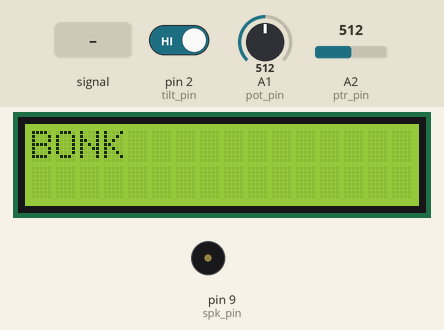
Recording of a sketch running on a simulated Arduino Uno, built with avr-gcc and run on an emulated ATmega328P. On the bench: 16×2 character LCD, buzzer (waves = sounding). Inputs (shaded band) come from the test bench; at power-on: A1 (pot_pin) = 512, pin 2 (tilt_pin) HIGH, A2 (ptr_pin) = 512. Random numbers use the default seed unless the sketch sets one.

Above: at 1.4 s.
1.5 s: A2 (ptr_pin) fed a 200 Hz sine of ±255 counts around its level
At 3.3 s:
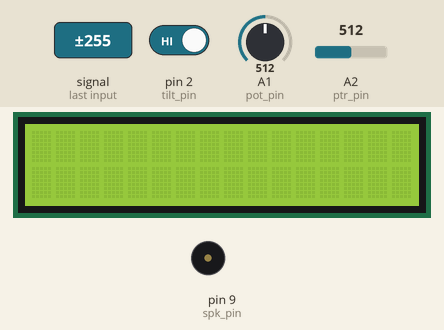
At 4.2 s:
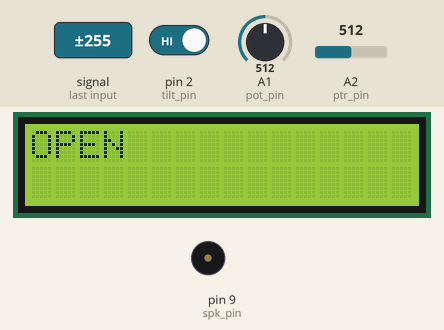
5.2 s: A1 (pot_pin) set to 488
At 8.13 s:
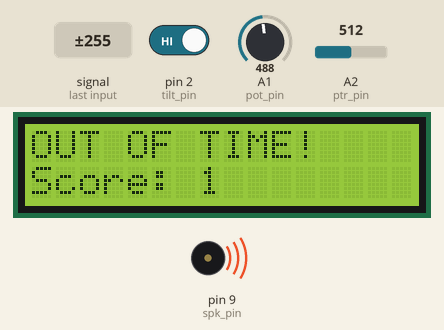
8.2 s: A1 (pot_pin) set to 452
Timing chart, 0 to 11.8 s (numbered marks = the images above; inputs shaded):
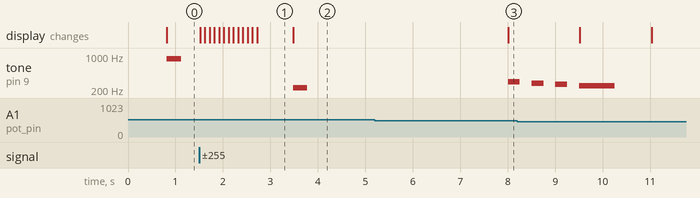

Measured:
- after the input at 1.5 s, tone on pin 9 (spk_pin): silent → 220 Hz after 2.0 s, → silent 0.30 s later; the display: first changes at once (image 1 shows a later state)
- what the display in image 1 shows lasts 0.8 s, from 2.7 s to 3.5 s

The sketch:

bopit.ino
```cpp
#include <Wire.h>
#include <LiquidCrystal_I2C.h>
LiquidCrystal_I2C lcd1(0x27,16,2);

/*
 * ===============================================
 * CONSTANTS / GLOBAL VARS
 * ===============================================
 */
#define pot_pin A1
#define tilt_pin 2
#define ptr_pin A2
#define spk_pin 9

int fail_time = 5000; // Start with 5 seconds
unsigned long prev_millis = 0;
int next_act = 0;
int score = 0;
bool prev_pot = false;

/*
 * ===============================================
 * Helper Functions
 * ===============================================
 */
void printScore() {
    lcd1.setCursor(0,1);
    lcd1.print("Score: ");
    lcd1.setCursor(7,1);
    lcd1.print(String(score));
}

void wait(int duration) {
  unsigned long cmil = millis();
  unsigned long pmil = cmil;
  while (cmil - pmil < duration) {
    cmil = millis();
  }
}

/*
 * ===============================================
 * TILT SWITCH
 * ===============================================
 */
bool ReadTilt() {
  int val = digitalRead(tilt_pin);
  return (val == LOW);
}

/*
 * ===============================================
 * PHOTO-RESISTOR
 * ===============================================
 */
bool ReadPTR() {
  int ptr_thresh = 300; // Threshold for "covered"
  int val = analogRead(ptr_pin);
  return (val < ptr_thresh);
}

/*
 * ===============================================
 * POTENTIOMETER
 * ===============================================
 */
bool ReadPot(){
  // goes from 88 to 1023
  bool val = analogRead(pot_pin) < 470;

  if (val == prev_pot) {
    // No change
    return false;
  } else {
    // Changed sides
    return true;
  }
}

/*
 * ===============================================
 * START OF SETUP
 * ===============================================
 */
void setup() {
  // put your setup code here, to run once:

  pinMode(pot_pin, INPUT);
  pinMode(ptr_pin, INPUT);
  pinMode(tilt_pin, INPUT);
  pinMode(spk_pin, OUTPUT); // Probably doesn't matter?
  //digitalWrite(spk_pin, LOW); // Also doesn't matter?

  score = 0;
  next_act = 0;
  prev_pot = analogRead(pot_pin) < 470;
  randomSeed(analogRead(A0)); // Read noise for random seed
  next_act = random(3); // Random # from 0:2
  //next_act = 1;

  lcd1.init();
  lcd1.backlight();
}

/*
 * ===============================================
 * START OF LOOP
 * ===============================================
 */
void loop() {
  next_act = random(3);
  wait(750);
  if (next_act == 0) {
    // TILT SWITCH
    lcd1.setCursor(0,0);
    lcd1.print("TILT");
    tone(spk_pin,440,300);
  } else if (next_act == 1) {
    // PHOTO RESISTOR
    lcd1.setCursor(0,0);
    lcd1.print("BONK");
    tone(spk_pin,880,300);
  } else {
    // POTENTIOMETER
    lcd1.setCursor(0,0);
    lcd1.print("OPEN");
    tone(spk_pin,220,300);
  }

  /*
   * ===============================================
   * MAIN GAME
   * ===============================================
   */
  unsigned long curr_millis = millis();
  prev_millis = curr_millis;

  bool act_done = false;
  bool act_wrong = false;
  prev_pot = analogRead(pot_pin) < 470;
  while (curr_millis - prev_millis < fail_time) {
    curr_millis = millis();
    bool tilted = ReadTilt();
    bool covered = ReadPTR();
    bool pot_change = ReadPot();

    if (next_act == 0) {
      // TILT SWITCH
      act_done = tilted;
      act_wrong = pot_change;
    } else if (next_act == 1) {
      // PHOTO RESISTOR
      act_done = covered;
      act_wrong = pot_change;
    } else {
      // POTENTIOMETER
      act_done = pot_change;
      //act_wrong = tilted;
    }

    if (act_done || act_wrong)
      break;
  }

  /*
   * ===============================================
   * Player Failed
   * ===============================================
   */
  if (act_wrong || !act_done) {
    // Player has LOST (WRONG ACTION)

    // Display Score
    lcd1.clear();
    printScore();

    bool first_time = true;
    // Stop game / Dead loop
    while(true) {
      // Inform user failed
      lcd1.setCursor(0,0);
      if (act_wrong)
        lcd1.print("WRONG ACTION!   ");
      else
        lcd1.print("OUT OF TIME!    ");

      if (first_time) {
        tone(spk_pin,294,250);
        wait(500);
        tone(spk_pin,278,250);
        wait(500);
        tone(spk_pin,262,250);
        wait(500);
        tone(spk_pin,247,750);

        first_time = false;
      } else {
        wait(1500);
      }
      // Display Reset suggestion
      lcd1.setCursor(0,0);
      lcd1.print("Push to play    ");
      wait(1500);
    }
  }

  /*
   * ===============================================
   * Player Success
   * ===============================================
   */
  score++;
  fail_time = fail_time * 0.90; // Speed up the game

  // Congratulate winner!!
  if (score >= 99) {
    lcd1.clear();
    while (true) {
      lcd1.setCursor(0,0);
      lcd1.print("--- YOU  WIN ---");
      for (int i=0; i < 6; i++) {
        lcd1.scrollDisplayLeft();
        wait(100);
      }
      for (int i=0; i < 6; i++) {
        lcd1.scrollDisplayRight();
        wait(100);
      }
      lcd1.setCursor(0,1);
      lcd1.print("Reset to play!");
    }
  }

  // Show on LCD for correct input
  lcd1.setCursor(0,0);
  lcd1.print("--- CORRECT ----");
  for (int i=0; i < 6; i++) {
    lcd1.scrollDisplayLeft();
    wait(100);
  }
  for (int i=0; i < 6; i++) {
    lcd1.scrollDisplayRight();
    wait(100);
  }
  lcd1.clear();
}
```
